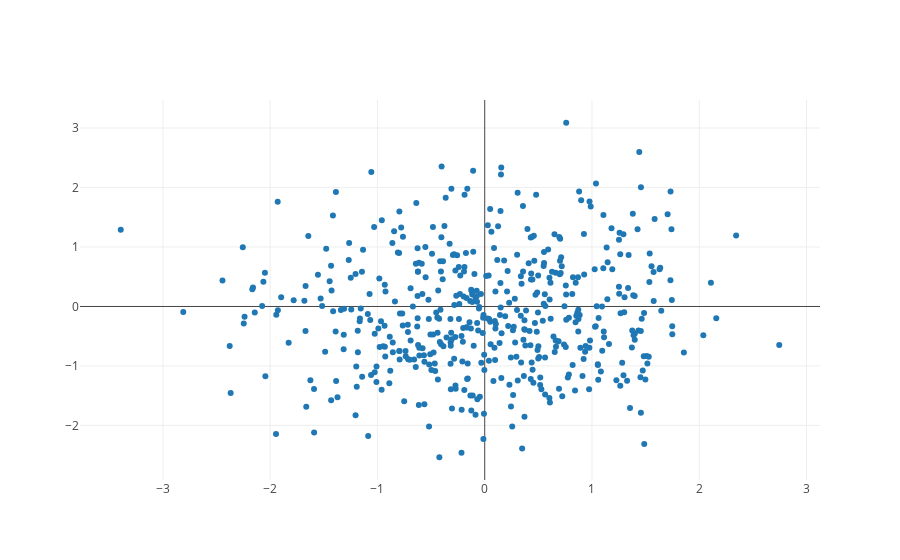

The notebook cell saved with this chart:
### Markdown cell above
## Scatterplots

### Code cell
import plotly.plotly as py
import plotly.graph_objs as go

import numpy as np

N = 500
random_x = np.random.randn(N)
random_y = np.random.randn(N)

# Create a trace
trace = go.Scatter(
    x = random_x,
    y = random_y,
    mode = 'markers'
)

data = [trace]
iplot(data)

### Figure 1 — Plotly figure (JSON) as saved in the notebook; plotly's stock layout.template omitted (floating-point values rounded to 4 significant figures; data arrays with more than 128 entries replaced by an {"elided": "..."} marker saying what was removed)
{"data": [{"mode": "markers", "type": "scatter", "uid": "49d7f954-c8e2-11e8-a93f-02ccb4a0b651", "x": {"elided": "500 float values"}, "y": {"elided": "500 float values"}}], "layout": {}}
